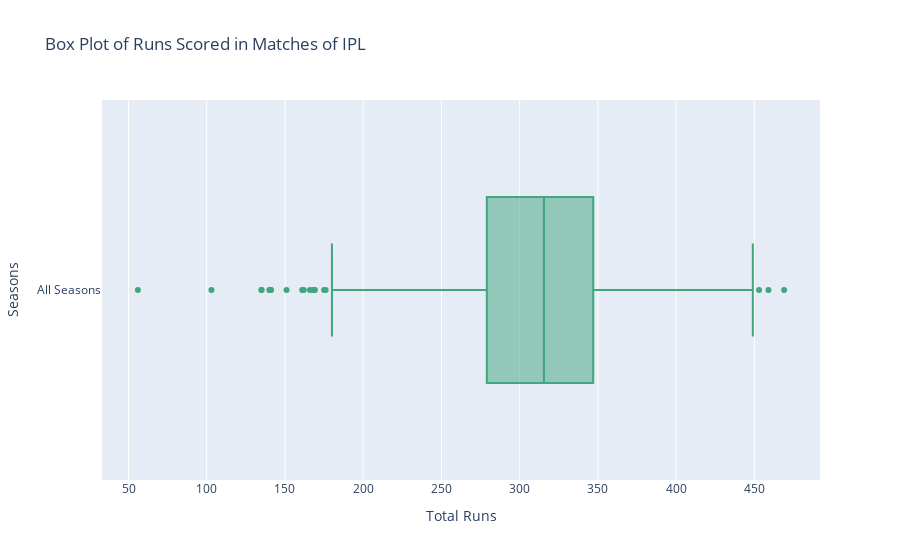

Source (notebook cell):
### Markdown cell above
Now, lets plot a Box Plot on runs scored in each match of IPL.

### Code cell
box_trace = go.Box(x=match_summary_df['total_run'],
                   name='All Seasons',
                   marker={'color' : '#41A67E'})
data = [box_trace]
layout = go.Layout(title='Box Plot of Runs Scored in Matches of IPL',
                   xaxis={'title' : 'Total Runs'},
                   yaxis={'title' : 'Seasons'})
fig = go.Figure(data=data, layout=layout)
fig.show()

### Figure 1 — Plotly figure (JSON) as saved in the notebook; plotly's stock layout.template omitted (floating-point values rounded to 4 significant figures; data arrays with more than 128 entries replaced by an {"elided": "..."} marker saying what was removed)
{"data": [{"marker": {"color": "#41A67E"}, "name": "All Seasons", "type": "box", "x": {"elided": "950 int values"}}], "layout": {"title": {"text": "Box Plot of Runs Scored in Matches of IPL"}, "xaxis": {"title": {"text": "Total Runs"}}, "yaxis": {"title": {"text": "Seasons"}}}}
